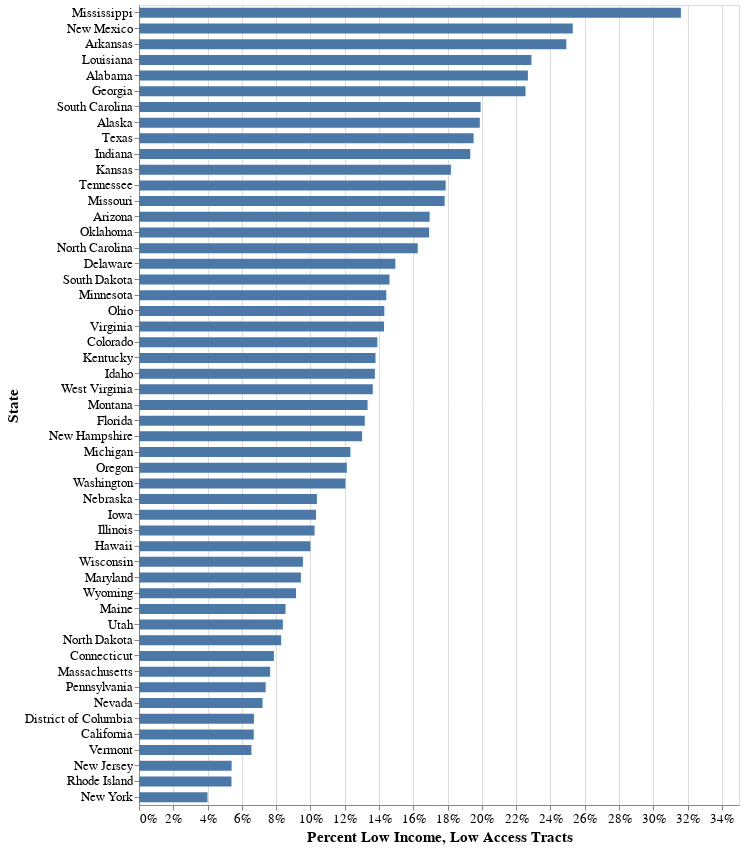

The notebook cell saved with this chart:
### Code cell
alt.Chart(k).mark_bar(size=10).encode(
    y=alt.Y('State_:N', title='State', sort='-x'),
    x=alt.X('LILATracts_1And10_mean:Q', axis=alt.Axis(format='%'), title='Percent Low Income, Low Access Tracts'),
).properties(
    height=800,
    width=600
).configure_axis(
    labelFontSize=13,
    titleFontSize=15
)

### Figure 1 — Vega-Lite specification as saved in the notebook (floating-point values rounded to 4 significant figures)
{"config": {"view": {"continuousWidth": 400, "continuousHeight": 300}, "axis": {"labelFontSize": 13, "titleFontSize": 15}}, "data": {"name": "data-d91e253bc5e9923b47a17ce70dbbaa4b"}, "mark": {"type": "bar", "size": 10}, "encoding": {"x": {"axis": {"format": "%"}, "field": "LILATracts_1And10_mean", "title": "Percent Low Income, Low Access Tracts", "type": "quantitative"}, "y": {"field": "State_", "sort": "-x", "title": "State", "type": "nominal"}}, "height": 800, "width": 600, "$schema": "https://vega.github.io/schema/vega-lite/v4.17.0.json", "datasets": {"data-d91e253bc5e9923b47a17ce70dbbaa4b": [{"State_": "Alabama", "LILATracts_1And10_sum": 267, "LILATracts_1And10_count": 1177, "LILATracts_1And10_mean": 0.2268}, {"State_": "Alaska", "LILATracts_1And10_sum": 33, "LILATracts_1And10_count": 166, "LILATracts_1And10_mean": 0.1988}, {"State_": "Arizona", "LILATracts_1And10_sum": 257, "LILATracts_1And10_count": 1516, "LILATracts_1And10_mean": 0.1695}, {"State_": "Arkansas", "LILATracts_1And10_sum": 171, "LILATracts_1And10_count": 686, "LILATracts_1And10_mean": 0.2493}, {"State_": "California", "LILATracts_1And10_sum": 536, "LILATracts_1And10_count": 8008, "LILATracts_1And10_mean": 0.06693}, {"State_": "Colorado", "LILATracts_1And10_sum": 172, "LILATracts_1And10_count": 1237, "LILATracts_1And10_mean": 0.139}, {"State_": "Connecticut", "LILATracts_1And10_sum": 65, "LILATracts_1And10_count": 826, "LILATracts_1And10_mean": 0.07869}, {"State_": "Delaware", "LILATracts_1And10_sum": 32, "LILATracts_1And10_count": 214, "LILATracts_1And10_mean": 0.1495}, {"State_": "District of Columbia", "LILATracts_1And10_sum": 12, "LILATracts_1And10_count": 179, "LILATracts_1And10_mean": 0.06704}, {"State_": "Florida", "LILATracts_1And10_sum": 550, "LILATracts_1And10_count": 4176, "LILATracts_1And10_mean": 0.1317}, {"State_": "Georgia", "LILATracts_1And10_sum": 441, "LILATracts_1And10_count": 1956, "LILATracts_1And10_mean": 0.2255}, {"State_": "Hawaii", "LILATracts_1And10_sum": 32, "LILATracts_1And10_count": 320, "LILATracts_1And10_mean": 0.1}, {"State_": "Idaho", "LILATracts_1And10_sum": 41, "LILATracts_1And10_count": 298, "LILATracts_1And10_mean": 0.1376}, {"State_": "Illinois", "LILATracts_1And10_sum": 319, "LILATracts_1And10_count": 3115, "LILATracts_1And10_mean": 0.1024}, {"State_": "Indiana", "LILATracts_1And10_sum": 291, "LILATracts_1And10_count": 1506, "LILATracts_1And10_mean": 0.1932}, {"State_": "Iowa", "LILATracts_1And10_sum": 85, "LILATracts_1And10_count": 823, "LILATracts_1And10_mean": 0.1033}, {"State_": "Kansas", "LILATracts_1And10_sum": 139, "LILATracts_1And10_count": 764, "LILATracts_1And10_mean": 0.1819}, {"State_": "Kentucky", "LILATracts_1And10_sum": 153, "LILATracts_1And10_count": 1109, "LILATracts_1And10_mean": 0.138}, {"State_": "Louisiana", "LILATracts_1And10_sum": 258, "LILATracts_1And10_count": 1127, "LILATracts_1And10_mean": 0.2289}, {"State_": "Maine", "LILATracts_1And10_sum": 30, "LILATracts_1And10_count": 351, "LILATracts_1And10_mean": 0.08547}, {"State_": "Maryland", "LILATracts_1And10_sum": 131, "LILATracts_1And10_count": 1387, "LILATracts_1And10_mean": 0.09445}, {"State_": "Massachusetts", "LILATracts_1And10_sum": 112, "LILATracts_1And10_count": 1464, "LILATracts_1And10_mean": 0.0765}, {"State_": "Michigan", "LILATracts_1And10_sum": 339, "LILATracts_1And10_count": 2749, "LILATracts_1And10_mean": 0.1233}, {"State_": "Minnesota", "LILATracts_1And10_sum": 192, "LILATracts_1And10_count": 1331, "LILATracts_1And10_mean": 0.1443}, {"State_": "Mississippi", "LILATracts_1And10_sum": 208, "LILATracts_1And10_count": 658, "LILATracts_1And10_mean": 0.3161}, {"State_": "Missouri", "LILATracts_1And10_sum": 248, "LILATracts_1And10_count": 1391, "LILATracts_1And10_mean": 0.1783}, {"State_": "Montana", "LILATracts_1And10_sum": 36, "LILATracts_1And10_count": 270, "LILATracts_1And10_mean": 0.1333}, {"State_": "Nebraska", "LILATracts_1And10_sum": 55, "LILATracts_1And10_count": 530, "LILATracts_1And10_mean": 0.1038}, {"State_": "Nevada", "LILATracts_1And10_sum": 49, "LILATracts_1And10_count": 680, "LILATracts_1And10_mean": 0.07206}, {"State_": "New Hampshire", "LILATracts_1And10_sum": 38, "LILATracts_1And10_count": 292, "LILATracts_1And10_mean": 0.1301}, {"State_": "New Jersey", "LILATracts_1And10_sum": 108, "LILATracts_1And10_count": 1999, "LILATracts_1And10_mean": 0.05403}, {"State_": "New Mexico", "LILATracts_1And10_sum": 126, "LILATracts_1And10_count": 498, "LILATracts_1And10_mean": 0.253}, {"State_": "New York", "LILATracts_1And10_sum": 194, "LILATracts_1And10_count": 4855, "LILATracts_1And10_mean": 0.03996}, {"State_": "North Carolina", "LILATracts_1And10_sum": 353, "LILATracts_1And10_count": 2171, "LILATracts_1And10_mean": 0.1626}, {"State_": "North Dakota", "LILATracts_1And10_sum": 17, "LILATracts_1And10_count": 205, "LILATracts_1And10_mean": 0.08293}, {"State_": "Ohio", "LILATracts_1And10_sum": 421, "LILATracts_1And10_count": 2942, "LILATracts_1And10_mean": 0.1431}, {"State_": "Oklahoma", "LILATracts_1And10_sum": 177, "LILATracts_1And10_count": 1046, "LILATracts_1And10_mean": 0.1692}, {"State_": "Oregon", "LILATracts_1And10_sum": 100, "LILATracts_1And10_count": 825, "LILATracts_1And10_mean": 0.1212}, {"State_": "Pennsylvania", "LILATracts_1And10_sum": 237, "LILATracts_1And10_count": 3207, "LILATracts_1And10_mean": 0.0739}, {"State_": "Rhode Island", "LILATracts_1And10_sum": 13, "LILATracts_1And10_count": 241, "LILATracts_1And10_mean": 0.05394}, {"State_": "South Carolina", "LILATracts_1And10_sum": 217, "LILATracts_1And10_count": 1089, "LILATracts_1And10_mean": 0.1993}, {"State_": "South Dakota", "LILATracts_1And10_sum": 32, "LILATracts_1And10_count": 219, "LILATracts_1And10_mean": 0.1461}, {"State_": "Tennessee", "LILATracts_1And10_sum": 266, "LILATracts_1And10_count": 1487, "LILATracts_1And10_mean": 0.1789}, {"State_": "Texas", "LILATracts_1And10_sum": 1021, "LILATracts_1And10_count": 5231, "LILATracts_1And10_mean": 0.1952}, {"State_": "Utah", "LILATracts_1And10_sum": 49, "LILATracts_1And10_count": 584, "LILATracts_1And10_mean": 0.0839}, {"State_": "Vermont", "LILATracts_1And10_sum": 12, "LILATracts_1And10_count": 183, "LILATracts_1And10_mean": 0.06557}, {"State_": "Virginia", "LILATracts_1And10_sum": 269, "LILATracts_1And10_count": 1882, "LILATracts_1And10_mean": 0.1429}, {"State_": "Washington", "LILATracts_1And10_sum": 174, "LILATracts_1And10_count": 1445, "LILATracts_1And10_mean": 0.1204}, {"State_": "West Virginia", "LILATracts_1And10_sum": 66, "LILATracts_1And10_count": 484, "LILATracts_1And10_mean": 0.1364}, {"State_": "Wisconsin", "LILATracts_1And10_sum": 133, "LILATracts_1And10_count": 1391, "LILATracts_1And10_mean": 0.09561}, {"State_": "Wyoming", "LILATracts_1And10_sum": 12, "LILATracts_1And10_count": 131, "LILATracts_1And10_mean": 0.0916}]}}
